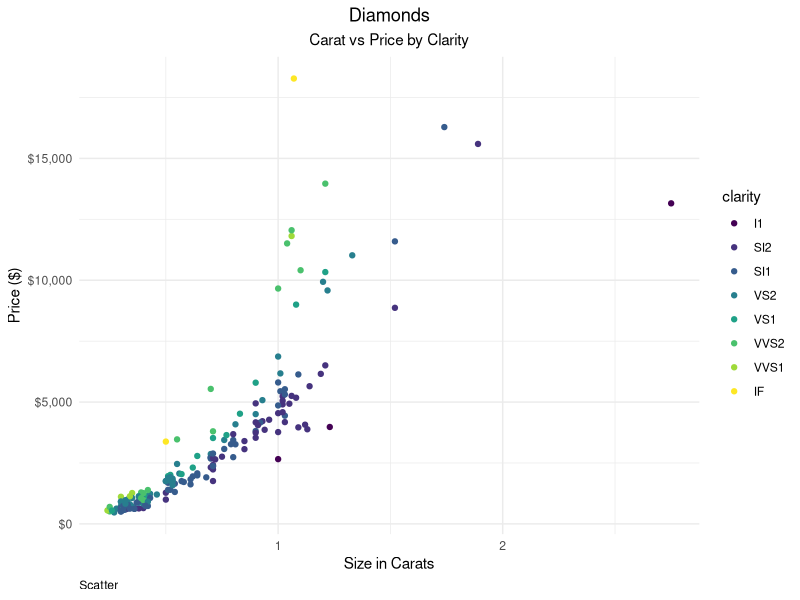

This figure's R source:
library(tidyverse)
library(scales)
library(ggplot2)
library(dplyr)
library(stats)
library(ggthemes)

plot.data <- diamonds %>%
  filter(color == "D") %>%
  sample_n(200)

ggplot(data = plot.data, aes(x = carat, y = price)) +
  geom_point(aes(color = clarity)) +
  labs(
    title = "Diamonds",
    subtitle = "Carat vs Price by Clarity",
    caption = "Scatter"
  ) +
  scale_x_continuous(name = "Size in Carats") +
  scale_y_continuous(
    name = "Price ($)",
    labels = dollar_format()
  ) +
  theme_minimal() +
  theme(
    plot.title = element_text(hjust = 0.5),
    plot.subtitle = element_text(hjust = 0.5),
    plot.caption = element_text(hjust = 0)
  )






